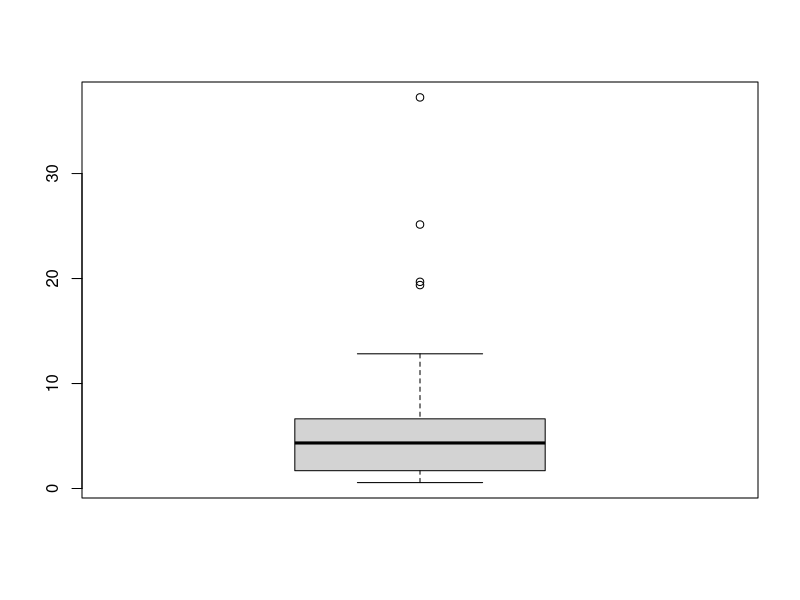

R code for this plot:
library(dslabs)
data(murders)
population_in_millions <- murders$population/10^6

boxplot(with(murders,population_in_millions))
